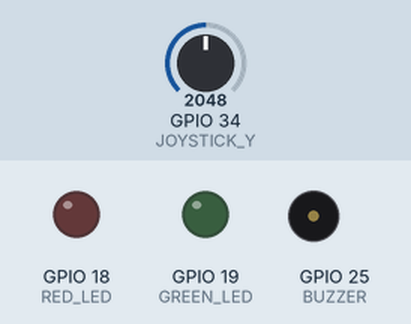
Simulated run of this sketch. Board: ESP32. Shown: output pins drawn as LEDs (lit = HIGH), buzzer (waves = sounding). The test bench sets the inputs (shaded band); at power-on: GPIO 34 (JOYSTICK_Y) = 2048. What the sketch prints to the serial monitor is not drawn.

Above: at 1.5 s.
1.6 s: GPIO 34 (JOYSTICK_Y) set to 1227
3.1 s: GPIO 34 (JOYSTICK_Y) set to 1139
At 3.6 s:
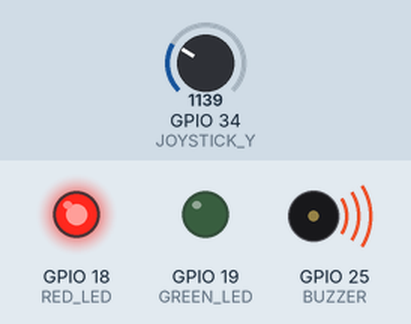
4.6 s: GPIO 34 (JOYSTICK_Y) set to 3990
At 5.8 s:
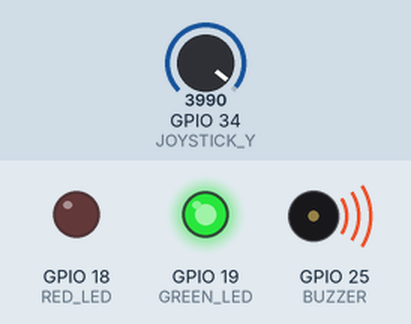
6.1 s: GPIO 34 (JOYSTICK_Y) set to 3904
At 7.0 s:
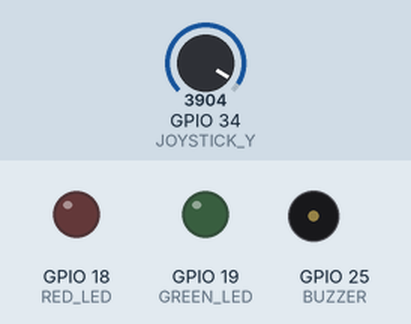
7.6 s: GPIO 34 (JOYSTICK_Y) set to 4095
At 8.2 s:
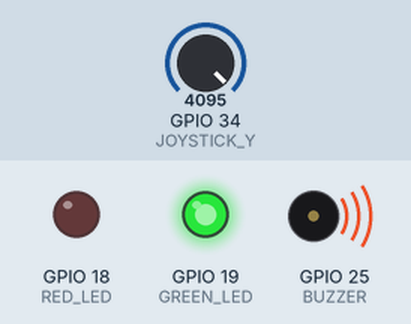
Timing chart, 0 to 10.1 s (numbered marks = the images above; inputs shaded):
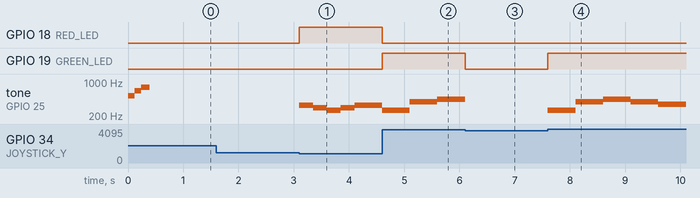

The sketch:

sketch_mar12a.ino
```cpp
/***************************************************
 * ESP32 Joystick Music Player
 * PART 1
 ***************************************************/

#define JOYSTICK_Y 34

#define RED_LED    18
#define GREEN_LED  19
#define BUZZER     25

//----------------- Notes -----------------

#define NOTE_C4 262
#define NOTE_D4 294
#define NOTE_E4 330
#define NOTE_F4 349
#define NOTE_G4 392
#define NOTE_A4 440
#define NOTE_B4 494
#define NOTE_C5 523
#define NOTE_D5 587
#define NOTE_E5 659
#define NOTE_F5 698
#define NOTE_G5 784

//--------------------------------------------------

enum Direction
{
    DIR_CENTER,
    DIR_UP,
    DIR_DOWN
};

Direction currentDirection = DIR_CENTER;
Direction lastDirection = DIR_CENTER;

//--------------------------------------------------
// Twinkle Twinkle Little Star
//--------------------------------------------------

const int twinkleNotes[] =
{
NOTE_C4,NOTE_C4,
NOTE_G4,NOTE_G4,
NOTE_A4,NOTE_A4,
NOTE_G4,

NOTE_F4,NOTE_F4,
NOTE_E4,NOTE_E4,
NOTE_D4,NOTE_D4,
NOTE_C4,

NOTE_G4,NOTE_G4,
NOTE_F4,NOTE_F4,
NOTE_E4,NOTE_E4,
NOTE_D4,

NOTE_G4,NOTE_G4,
NOTE_F4,NOTE_F4,
NOTE_E4,NOTE_E4,
NOTE_D4,

NOTE_C4,NOTE_C4,
NOTE_G4,NOTE_G4,
NOTE_A4,NOTE_A4,
NOTE_G4,

NOTE_F4,NOTE_F4,
NOTE_E4,NOTE_E4,
NOTE_D4,NOTE_D4,
NOTE_C4
};

const int twinkleDuration[] =
{
250,250,
250,250,
250,250,
500,

250,250,
250,250,
250,250,
500,

250,250,
250,250,
250,250,
500,

250,250,
250,250,
250,250,
500,

250,250,
250,250,
250,250,
500,

250,250,
250,250,
250,250,
700
};

const int TWINKLE_LENGTH =
sizeof(twinkleNotes)/sizeof(int);

//--------------------------------------------------
// Mary Had A Little Lamb
//--------------------------------------------------

const int maryNotes[] =
{
NOTE_E4,
NOTE_D4,
NOTE_C4,
NOTE_D4,
NOTE_E4,
NOTE_E4,
NOTE_E4,

NOTE_D4,
NOTE_D4,
NOTE_D4,

NOTE_E4,
NOTE_G4,
NOTE_G4,

NOTE_E4,
NOTE_D4,
NOTE_C4,
NOTE_D4,
NOTE_E4,
NOTE_E4,
NOTE_E4,

NOTE_E4,
NOTE_D4,
NOTE_D4,
NOTE_E4,
NOTE_D4,
NOTE_C4
};

const int maryDuration[] =
{
250,
250,
250,
250,
250,
250,
500,

250,
250,
500,

250,
250,
500,

250,
250,
250,
250,
250,
250,
250,

250,
250,
250,
250,
250,
700
};

const int MARY_LENGTH =
sizeof(maryNotes)/sizeof(int);

//--------------------------------------------------

const int *currentSong = NULL;
const int *currentTime = NULL;

int currentLength = 0;
int currentNote = 0;

bool playing = false;

unsigned long previousMillis = 0;

//--------------------------------------------------

void startSong(const int *song,
               const int *timeArray,
               int length)
{
    currentSong = song;
    currentTime = timeArray;
    currentLength = length;

    currentNote = 0;

    playing = true;

    previousMillis = millis();

    ledcWriteTone(BUZZER,currentSong[currentNote]);
}

//--------------------------------------------------

void stopSong()
{
    playing = false;

    currentSong = NULL;
    currentTime = NULL;

    currentLength = 0;

    currentNote = 0;

    ledcWriteTone(BUZZER,0);
}

//--------------------------------------------------

void updateSong()
{
    if (!playing)
        return;

    if (millis() - previousMillis >= currentTime[currentNote])
    {
        currentNote++;

        // Restart song automatically
        if (currentNote >= currentLength)
        {
            currentNote = 0;
        }

        previousMillis = millis();

        ledcWriteTone(BUZZER, currentSong[currentNote]);
    }
}

//--------------------------------------------------

Direction readJoystick()
{
    int y = analogRead(JOYSTICK_Y);

    Serial.println(y);

    if (y > 3950)
        return DIR_UP;

    if (y < 1200)
        return DIR_DOWN;

    return DIR_CENTER;
}

//--------------------------------------------------

void setup()
{
    Serial.begin(115200);

    analogSetPinAttenuation(JOYSTICK_Y,ADC_11db);

    pinMode(RED_LED,OUTPUT);
    pinMode(GREEN_LED,OUTPUT);

    ledcAttach(BUZZER,2000,8);

    digitalWrite(RED_LED,LOW);
    digitalWrite(GREEN_LED,LOW);

    // Welcome tone
    ledcWriteTone(BUZZER,523);
    delay(120);
    ledcWriteTone(BUZZER,659);
    delay(120);
    ledcWriteTone(BUZZER,784);
    delay(150);
    ledcWriteTone(BUZZER,0);
}

/***************************************************
 * PART 2
 ***************************************************/


void loop()
{
    currentDirection = readJoystick();

    // LEDs always reflect joystick position
    digitalWrite(RED_LED, currentDirection == DIR_DOWN);
    digitalWrite(GREEN_LED, currentDirection == DIR_UP);

    if (currentDirection == DIR_UP)
    {
        if (lastDirection != DIR_UP)
        {
            startSong(
                twinkleNotes,
                twinkleDuration,
                TWINKLE_LENGTH);

            lastDirection = DIR_UP;
        }
    }
    else if (currentDirection == DIR_DOWN)
    {
        if (lastDirection != DIR_DOWN)
        {
            startSong(
                maryNotes,
                maryDuration,
                MARY_LENGTH);

            lastDirection = DIR_DOWN;
        }
    }
    else
    {
        if (lastDirection != DIR_CENTER)
        {
            stopSong();
            lastDirection = DIR_CENTER;
        }
    }

    updateSong();
}
```

Measured:
- the behaviour switches between 1200 and 1199 on GPIO 34 (JOYSTICK_Y) (found by bisection; images 0 and 1)
- the behaviour switches between 3951 and 3950 on GPIO 34 (JOYSTICK_Y) (found by bisection; images 2 and 3)
- after the input at 3.1 s, GPIO 18 (RED_LED): LOW → HIGH at once; tone on GPIO 25 (BUZZER): plays 330 Hz for 0.25 s, 294 Hz for 0.25 s, 262 Hz for 0.25 s, 294 Hz for 0.25 s, 330 Hz for 0.50 s, starting at once
- after the input at 4.6 s, GPIO 18 (RED_LED): HIGH → LOW at once; GPIO 19 (GREEN_LED): LOW → HIGH at once; tone on GPIO 25 (BUZZER): 330 Hz → 262 Hz at once, → 392 Hz 0.50 s later, → 440 Hz 0.50 s later
- after the input at 6.1 s, GPIO 19 (GREEN_LED): HIGH → LOW at once
- after the input at 7.6 s, GPIO 19 (GREEN_LED): LOW → HIGH at once; tone on GPIO 25 (BUZZER): plays 262 Hz for 0.50 s, 392 Hz for 0.50 s, 440 Hz for 0.50 s, 392 Hz for 0.50 s, 349 Hz for 0.50 s, starting at once
